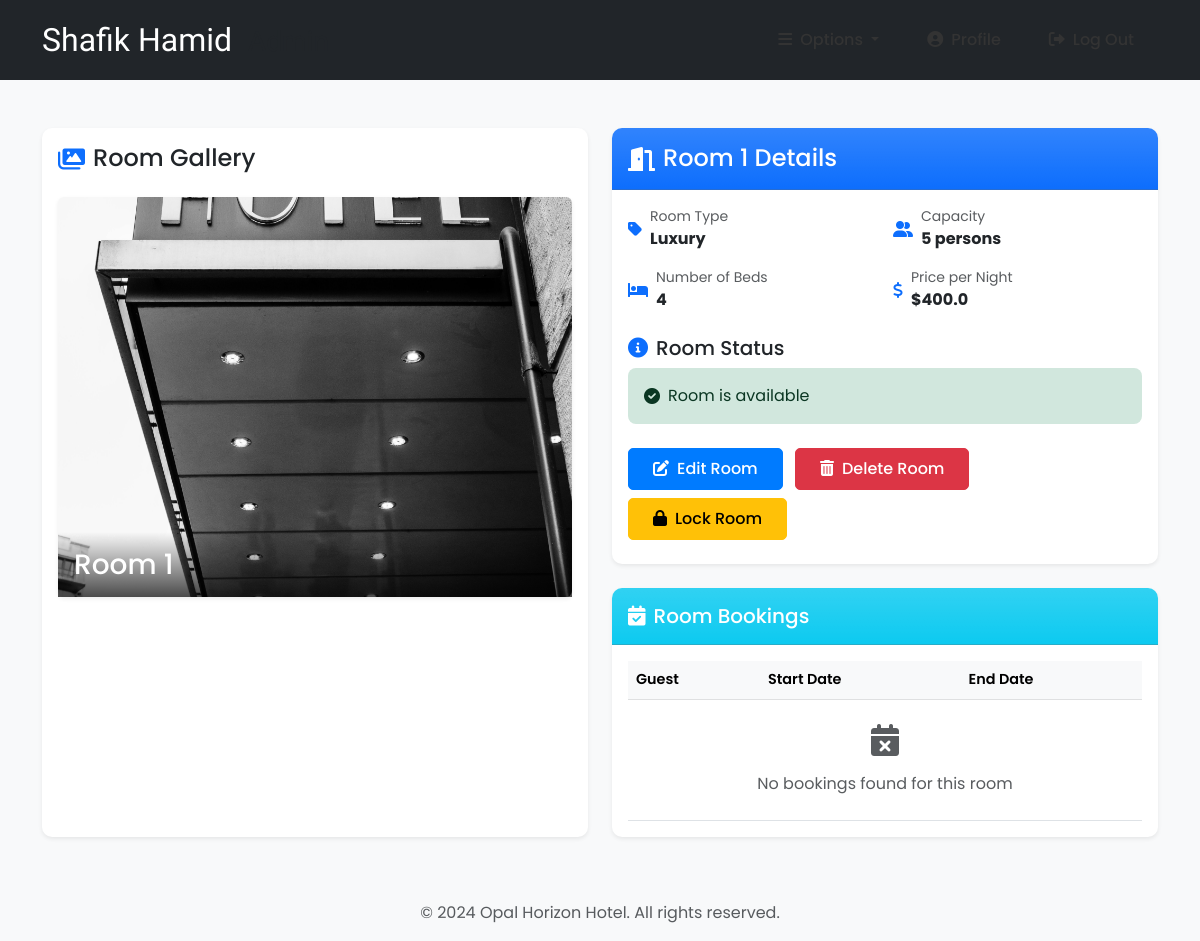
Screenshot of /room-profile/1/ (signed in) with the database file from the repository.
### room/models.py (models this page shows, shortened)
class Room(models.Model):
    ROOM_TYPES = (
        ('King', 'King'),
        ('Luxury', 'Luxury'),
        ('Normal', 'Normal'),
        ('Economic', 'Economic'),
    )
    number = models.IntegerField(primary_key=True)
    capacity = models.SmallIntegerField()
    numberOfBeds = models.SmallIntegerField()
    roomType = models.CharField(max_length=20, choices=ROOM_TYPES)
    price = models.FloatField()
    statusStartDate = models.DateField(null=True)
    statusEndDate = models.DateField(null=True)
    main_image = models.ImageField(upload_to='rooms/', null=True, blank=True)
    image_1 = models.ImageField(upload_to='rooms/', null=True, blank=True)
    image_2 = models.ImageField(upload_to='rooms/', null=True, blank=True)
    image_3 = models.ImageField(upload_to='rooms/', null=True, blank=True)
    description = models.TextField(null=True, blank=True)

### room/views.py (the view, shortened to what this page needs)
# urls.py: path('room-profile/<str:id>/', room_profile, name="room-profile"),
@login_required(login_url='login')
def room_profile(request, id):
    role = str(request.user.groups.all()[0])
    path = role + "/"
    tempRoom = Room.objects.get(number=id)
    bookings = Booking.objects.filter(roomNumber=tempRoom)
    guests = Guest.objects.all()
    bookings2 = Booking.objects.all()
    context = {
        "role": role,
        "bookings": bookings,
        "room": tempRoom,
        "guests": guests,
        "bookings2": bookings2
    }
    return render(request, path + "room-profile.html", context)

### templates/admin/room-profile.html
{% block context %}
{% include '../common_pages/room-profile.html' %}
{% endblock %}

### templates/common_pages/room-profile.html (shortened to what this page needs)
{% extends 'index.html' %}
{% block context %}
<div class="container py-5">
    <div class="row g-4">
        <div class="col-lg-6">
            <div class="card shadow-sm h-100">
                <div class="card-body">
                    <h4 class="card-title d-flex align-items-center mb-4">
                        <i class="fas fa-images me-2 text-primary"></i>
                        Room Gallery
                    </h4>
                    {% if room.main_image %}
                    <div class="main-image mb-4 position-relative">
                        <img src="{{ room.main_image.url }}" alt="Main room image" class="img-fluid rounded shadow-sm">
                        <div class="position-absolute bottom-0 start-0 w-100 p-3 text-white"
                            style="background: linear-gradient(to top, rgba(0,0,0,0.7), transparent);">
                            <h3 class="mb-0">Room {{ room.number }}</h3>
                </div>
                </div>
                    {% endif %}
                </div>
            </div>
        </div>
        <div class="col-lg-6">
            <div class="card shadow-sm mb-4">
                <div class="card-header bg-primary bg-gradient text-white py-3">
                    <h4 class="mb-0 d-flex align-items-center">
                        <i class="fas fa-door-open me-2"></i>
                        Room {{ room.number }} Details
                    </h4>
                </div>
                <div class="card-body">
                    <div class="room-info">
                        <div class="row g-3">
                            <div class="col-sm-6">
                                <div class="d-flex align-items-center">
                                    <i class="fas fa-tag text-primary me-2"></i>
                                    <div>
                                        <small class="text-muted d-block">Room Type</small>
                                        <strong>{{ room.roomType }}</strong>
                                    </div>
                                </div>
                            </div>
                            <div class="col-sm-6">
                                <div class="d-flex align-items-center">
                                    <i class="fas fa-user-friends text-primary me-2"></i>
                                    <div>
                                        <small class="text-muted d-block">Capacity</small>
                                        <strong>{{ room.capacity }} persons</strong>
                                    </div>
                                </div>
                            </div>
                            <div class="col-sm-6">
                                <div class="d-flex align-items-center">
                                    <i class="fas fa-bed text-primary me-2"></i>
                                    <div>
                                        <small class="text-muted d-block">Number of Beds</small>
                                        <strong>{{ room.numberOfBeds }}</strong>
                                    </div>
                                </div>
                            </div>
                            <div class="col-sm-6">
                                <div class="d-flex align-items-center">
                                    <i class="fas fa-dollar-sign text-primary me-2"></i>
                                    <div>
                                        <small class="text-muted d-block">Price per Night</small>
                                        <strong>${{ room.price }}</strong>
                                    </div>
                                </div>
                            </div>
                        </div>
                    </div>
                    <div class="room-status mt-4">
                        <h5 class="d-flex align-items-center">
                            <i class="fas fa-info-circle me-2 text-primary"></i>
                            Room Status
                        </h5>
                        {% if room.statusStartDate %}
                        <div class="alert alert-danger d-flex align-items-center" role="alert">
                            <i class="fas fa-lock me-2"></i>
                            Room is locked from {{ room.statusStartDate }} to {{ room.statusEndDate }}
                        </div>
                        {% else %}
                        <div class="alert alert-success d-flex align-items-center" role="alert">
                            <i class="fas fa-check-circle me-2"></i>
                            Room is available
                        </div>
                        {% endif %}
                    </div>
                    <div class="actions mt-4">
                        {% if role == "manager" or role == "admin" or role == "receptionist" %}
                        <a href="{% url 'room-edit' room.number %}" class="btn btn-primary">
                            <i class="fas fa-edit me-2"></i>Edit Room
                        </a>
                        <button type="button" class="btn btn-danger" data-bs-toggle="modal"
                            data-bs-target="#deleteModal">
                            <i class="fas fa-trash-alt me-2"></i>Delete Room
                        </button>
                        {% if room.statusStartDate %}
                        <form method="POST" class="d-inline">
                            {% csrf_token %}
                            <button type="submit" name="unlockRoom" class="btn btn-success">
                                <i class="fas fa-unlock me-2"></i>Unlock Room
                            </button>
                        </form>
                        {% else %}
                        <button type="button" class="btn btn-warning" data-bs-toggle="modal"
                            data-bs-target="#lockModal">
                            <i class="fas fa-lock me-2"></i>Lock Room
                        </button>
                        {% endif %}
                        {% endif %}
                    </div>
                </div>
            </div>
            {% if role != "guest" %}
            <div class="card shadow-sm">
                <div class="card-header bg-info bg-gradient text-white py-3">
                    <h5 class="mb-0 d-flex align-items-center">
                        <i class="fas fa-calendar-check me-2"></i>
                        Room Bookings
                    </h5>
                </div>
                <div class="card-body">
                    <div class="table-responsive">
                        <table class="table table-hover align-middle mb-0">
                            <thead class="table-light">
                                <tr>
                                    <th>Guest</th>
                                    <th>Start Date</th>
                                    <th>End Date</th>
                    </tr>
                </thead>
                <tbody>
                                {% for booking in bookings %}
                    <tr>
                                    <td>
                                        <div class="d-flex align-items-center">
                                            <i class="fas fa-user-circle text-primary me-2"></i>
                                            {{ booking.guest.user.first_name }} {{ booking.guest.user.last_name }}
                                        </div>
                                    </td>
                                    <td>
                                        <i class="fas fa-calendar-alt text-muted me-2"></i>
                                        {{ booking.startDate }}
                                    </td>
                                    <td>
                                        <i class="fas fa-calendar-alt text-muted me-2"></i>
                                        {{ booking.endDate }}
                                    </td>
                                </tr>
                                {% empty %}
                                <tr>
                                    <td colspan="3" class="text-center py-4">
                                        <div class="text-muted">
                                            <i class="fas fa-calendar-times fa-2x mb-3"></i>
                                            <p class="mb-0">No bookings found for this room</p>
                                        </div>
                                    </td>
                    </tr>
                    {% endfor %}
                </tbody>
            </table>
                    </div>
                </div>
            </div>
            {% endif %}
        </div>
    </div>
</div>
{% endblock %}

### templates/incs/nav.html (shortened to what this page needs)
<nav class="navbar navbar-expand-lg navbar-dark bg-dark py-3">
    <div class="container">
        <a href="" class="navbar-brand">
            <h2 class="text-capitalize mb-0">
                {{ request.user.first_name }} {{ request.user.last_name }}
                <small class="ms-2 text-muted">{{ role }}</small>
            </h2>
        </a>
        <div class="collapse navbar-collapse" id="navbarTags">
            <ul class="navbar-nav ms-auto align-items-center">
                <li class="nav-item dropdown">
                    <a class="nav-link dropdown-toggle px-3" href="#" id="navbarDropdown" role="button"
                        data-bs-toggle="dropdown" aria-expanded="false">
                        <i class="fas fa-bars me-2"></i>Options
                    </a>
                </li>
                <li class="nav-item">
                    {% if role == 'staff' or role == 'receptionist' or role == 'admin' or role == 'manager' %}
                    <a href="{% url 'employee-profile' user.id %}" class="nav-link px-3">
                        <i class="fas fa-user-circle me-2"></i>Profile
                    </a>
                    {% endif %}
                </li>
                <li class="nav-item">
                    <a href="{% url 'logout' %}" class="nav-link px-3">
                        <i class="fas fa-sign-out-alt me-2"></i>Log Out
                    </a>
                </li>
            </ul>
        </div>
    </div>
</nav>

### static/css/main.css (style rules this page uses)
* { margin: 0; padding: 0; -webkit-font-smoothing: antialiased; }
body { position: relative; font-family: 'Segoe UI', Tahoma, Geneva, Verdana, sans-serif; background-color: #f8f9fa; }
.navbar { padding: 1rem 0; }
.navbar .nav-item { font-size: 1rem; margin: 0 0.5rem; }
.navbar .nav-link { color: #333 !important; transition: color 0.3s ease; }
.card { border: none; transition: transform 0.3s ease, box-shadow 0.3s ease; }
.btn { padding: 0.5rem 1.5rem; border-radius: 5px; transition: all 0.3s ease; }
.btn-primary { background-color: #007bff; border-color: #007bff; }

### templates/index.html (style rules this page uses)
body { min-height: 100vh; display: flex; flex-direction: column; font-family: 'Poppins', sans-serif; }
.navbar-brand { font-family: 'Redressed', cursive; font-size: 1.5rem; }
.nav-link { font-weight: 500; transition: color 0.3s ease; }
.btn { font-weight: 500; }

### templates/common_pages/room-profile.html (style rules this page uses)
.card { border: none; border-radius: 10px; overflow: hidden; }
.main-image img { width: 100%; height: 400px; object-fit: cover; }
.actions .btn { margin-right: 0.5rem; margin-bottom: 0.5rem; }
.alert { border: none; border-radius: 8px; }
.table th { font-weight: 600; font-size: 0.9rem; }

### rows the page displays
Room: main_image (picture), number "1", roomType "Luxury", capacity "5", numberOfBeds "4", price "400.0"

### other values shown
{{ request.user.first_name }} "Shafik"
{{ request.user.last_name }} "Hamid"
